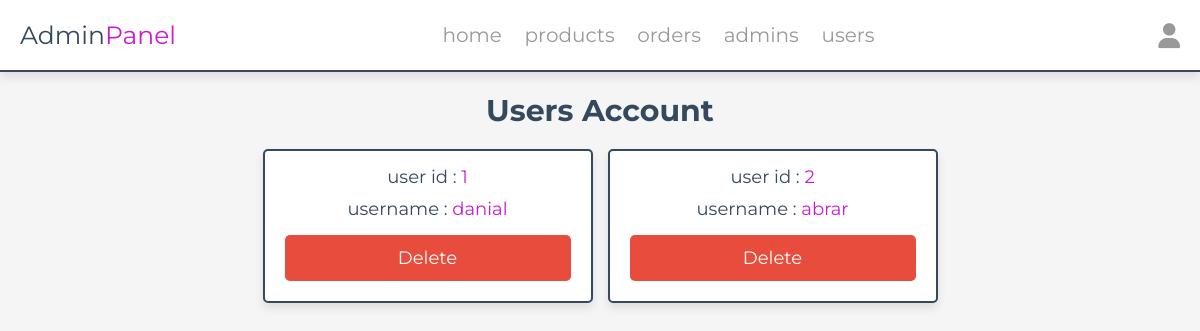
/admin/users_accounts.php (signed in), run on the app's committed database.
### tables this page shows
CREATE TABLE `users` (
  `id` int(100) NOT NULL,
  `name` varchar(20) NOT NULL,
  `email` varchar(50) NOT NULL,
  `number` varchar(10) NOT NULL,
  `password` varchar(50) NOT NULL,
  `address` varchar(500) NOT NULL
);

### admin/users_accounts.php (the view, shortened to what this page needs)
<?php
include '../components/connect.php';
?>
<!DOCTYPE html>
<html lang="en">
<head>
   <link rel="stylesheet" href="https://cdnjs.cloudflare.com/ajax/libs/font-awesome/6.1.1/css/all.min.css">
   <link rel="stylesheet" href="../css/admin_style.css">
</head>
<body>
<?php include '../components/admin_header.php' ?>
<section class="accounts">
   <h1 class="heading">users account</h1>
   <div class="box-container">
   <?php
      $select_account = $conn->prepare("SELECT * FROM `users`");
      $select_account->execute();
      if($select_account->rowCount() > 0){
         while($fetch_accounts = $select_account->fetch(PDO::FETCH_ASSOC)){
   ?>
   <div class="box">
      <p> user id : <span><?= $fetch_accounts['id']; ?></span> </p>
      <p> username : <span><?= $fetch_accounts['name']; ?></span> </p>
      <a href="users_accounts.php?delete=<?= $fetch_accounts['id']; ?>" class="delete-btn" onclick="return confirm('delete this account?');">delete</a>
   </div>
   <?php
      }
   }else{
      echo '<p class="empty">no accounts available</p>';
   }
   ?>
   </div>
</section>
</body>
</html>

### css/admin_style.css (style rules this page uses)
:root { --main-color:#c81dce; --red:#e74c3c; --orange:#f39c12; --black:#34495e; --white:#fff; --light-bg:#f5f5f5; --light-color:#999; --border:.2rem solid var(--black); --box-shadow:0 .5rem 1rem rgba(0,0,0,.1); }
* { font-family: 'Montserrat', sans-serif; margin:0; padding:0; box-sizing: border-box; text-decoration: none; outline: none; border:none; }
html { font-size: 62.5%; overflow-x: hidden; }
body { background-color: var(--light-bg); }
section { max-width: 1200px; margin:0 auto; padding:2rem; }
.btn, .delete-btn, .option-btn { display: block; margin-top: 1rem; border-radius: .5rem; cursor: pointer; width: 100%; font-size: 1.8rem; color:var(--white); padding:1.2rem 3rem; text-transform: capitalize; text-align: center; }
.delete-btn { background-color: var(--red); }
.heading { text-align: center; margin-bottom: 2rem; text-transform: capitalize; color:var(--black); font-size: 3rem; }
.accounts .box-container { display: grid; grid-template-columns: repeat(auto-fit, 33rem); gap:1.5rem; justify-content: center; align-items: flex-start; }
.accounts .box-container .box { background-color: var(--white); border-radius: .5rem; box-shadow: var(--box-shadow); border:var(--border); padding:2rem; padding-top: 1rem; text-align: center; }
.accounts .box-container .box p { padding: .5rem 0; font-size: 1.8rem; color:var(--black); }
.accounts .box-container .box p span { color:var(--main-color); }

### data on the page
users: id "1", name "danial"
users: id "2", name "abrar"
